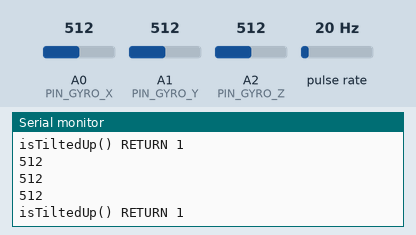
Simulated run of this sketch. Board: Arduino Uno, built with avr-gcc and run on an emulated ATmega328P. Parts: the last lines printed to the serial monitor. Wiring (inferred from the names in the program): pulse sensor: data pin 2. Inputs (shaded band) come from the test bench; at power-on: pulse rate 20 Hz, A0 (PIN_GYRO_X) = 512, A1 (PIN_GYRO_Y) = 512, A2 (PIN_GYRO_Z) = 512. The modem accepts every AT command (registered, SIM ready, sends succeed) and sends nothing else.

Above: at 2.2 s.
2.3 s: pulse rate (sensor on pin 2) set to 4 Hz
3.8 s: A0 (PIN_GYRO_X) set to 716
5.3 s: A1 (PIN_GYRO_Y) set to 306
At 6.3 s:
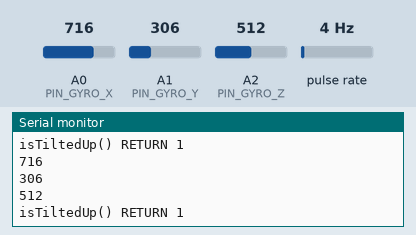
6.8 s: A2 (PIN_GYRO_Z) set to 992
At 8.1 s:
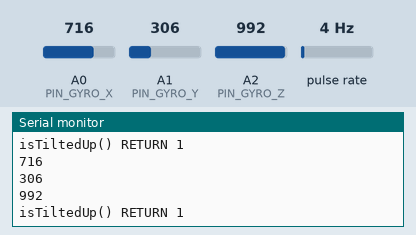
8.3 s: pulse rate (sensor on pin 2) set to 50 Hz
At 10.6 s:
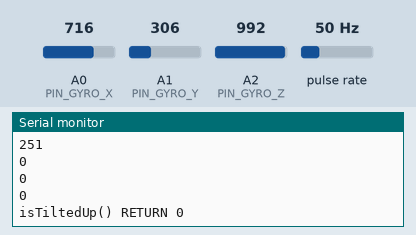
Timing chart, 0 to 10.8 s (numbered marks = the images above; inputs shaded):
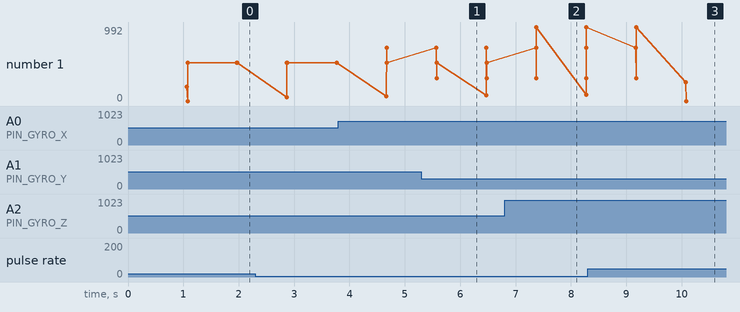

Measured:
- after the input at 5.3 s, the serial monitor: prints a new line after 0.27 s (image 1)
- after the input at 6.8 s, the serial monitor: prints a new line after 0.58 s (image 2)
- after the input at 8.3 s, the serial monitor: prints a new line after 1.8 s (image 3)
- plotted number 1: 512 → 992 after the input at 6.8 s

The sketch:

DrinkSmart.ino
```cpp
#include <NanoESP.h>
#include <SoftwareSerial.h>

const byte GYRO_THRESHOLD = 40;
const byte PIN_GYRO_X = A0;
const byte PIN_GYRO_Y = A1;
const byte PIN_GYRO_Z = A2;
const byte PIN_FLOW_SENSOR = 2;
const byte IRQ_FLOW_SENSOR = 0;

unsigned int gyroBaseX;
unsigned int gyroBaseY;
unsigned int gyroBaseZ;
unsigned long gyroPrevMillis = 0;

unsigned long flowPrevMillis = 0;
volatile byte flowPulseCount = 0;
float flowRate = 0.0;
unsigned int flowMilliLitres = 0;
unsigned long totalMilliLitres = 0;

#define SSID ""
#define PASSWORD ""

NanoESP nanoesp = NanoESP();

void setup() {
  Serial.begin(19200);

  nanoesp.init();

  // Station Mode, Connect to WiFi
  if (!nanoesp.configWifi(STATION, SSID, PASSWORD)) {
    Serial.println(F("Error: WLAN not Connected\n"));
  }
  else {
    Serial.println(F("WLAN Connected\n"));
    digitalWrite(LED_BUILTIN, HIGH);
  }

  // Print IP in Terminal
  Serial.println(nanoesp.getIp());

  /*
    pinMode(PIN_FLOW_SENSOR, INPUT);
    //digitalWrite(PIN_FLOW_SENSOR, HIGH);

    calibrateGyro();

    attachInterrupt(IRQ_FLOW_SENSOR, flowPulseCounter, RISING);
  */
}

void loop() {
  unsigned long currentMillis = millis();
  if ((currentMillis - flowPrevMillis) > 1000) {
    detachInterrupt(IRQ_FLOW_SENSOR);

    // 5Q is the pulse frequency of our sensor (YF-S201C) with Q equals the flow rate in l/min
    flowRate = ((1000.0 / (currentMillis - flowPrevMillis)) * flowPulseCount) / 5.0;
    flowMilliLitres = (flowRate / 60) * 1000.0;
    totalMilliLitres += flowMilliLitres;

    Serial.println(totalMilliLitres);

    // get going with the input again
    flowPulseCount = 0;
    flowPrevMillis = millis();
    attachInterrupt(IRQ_FLOW_SENSOR, flowPulseCounter, RISING);
  }

  // the bottle might have been moved to a new position at a different angle than before,
  // thus, we need to reset the gyro baseline every now and then
  if ((currentMillis - gyroPrevMillis) > 10000) {
    gyroPrevMillis = currentMillis;
    calibrateGyro();
  }
  isTiltedUp();

  delay(900);
}

boolean isTiltedUp() {
  int diffX = analogRead(PIN_GYRO_X) - gyroBaseX;
  int diffY = analogRead(PIN_GYRO_Y) - gyroBaseY;
  int diffZ = analogRead(PIN_GYRO_Z) - gyroBaseZ;


  Serial.println(diffX);
  Serial.println(diffY);
  Serial.println(diffZ);


  boolean result = (abs(diffX) > GYRO_THRESHOLD)
                   || (abs(diffY) > GYRO_THRESHOLD)
                   || (abs(diffZ) > GYRO_THRESHOLD) ;

  Serial.print("isTiltedUp() RETURN ");
  Serial.println(result);
  return result;
}

void calibrateGyro() {
  gyroBaseX = analogRead(PIN_GYRO_X);
  gyroBaseY = analogRead(PIN_GYRO_Y);
  gyroBaseZ = analogRead(PIN_GYRO_Z);
}

/**
   Increment the pulse counter that indicates flowing juice.
*/
void flowPulseCounter()
{
  flowPulseCount++;
}
```
